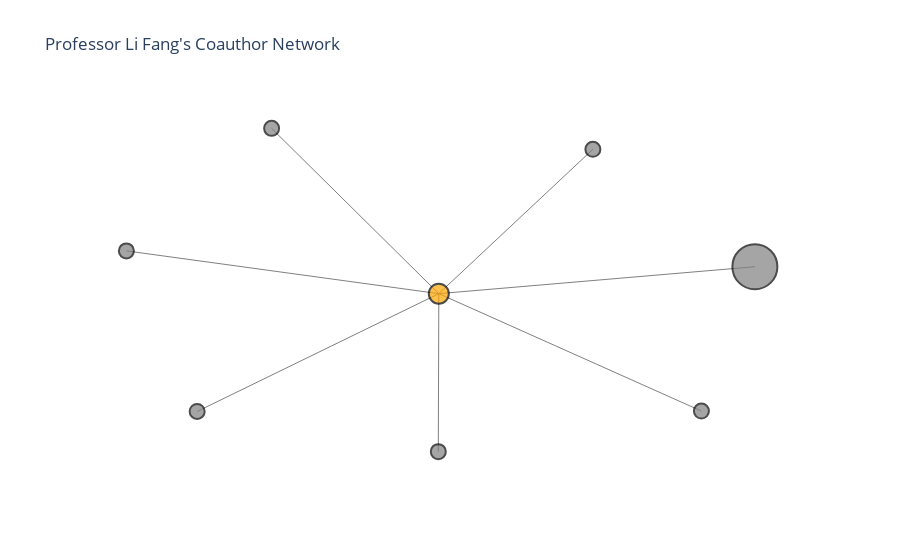

Notebook code for this chart:
### Code cell
import networkx as nx
import plotly.graph_objects as go

# Data
data = {
    'name': 'Li Fang',
    'coauthors': [
        {'coauthor_name': 'Maylor K. H. Leung', 'times': 7},
        {'coauthor_name': 'Xiaozhou Yu', 'times': 1},
        {'coauthor_name': 'Namisha Khanna', 'times': 1},
        {'coauthor_name': 'Purva Satija', 'times': 1},
        {'coauthor_name': 'Shirley Z. W. Tan', 'times': 1},
        {'coauthor_name': 'Chuan Liu', 'times': 1},
        {'coauthor_name': 'Cheng Shao Chian', 'times': 1}
    ]
}

# Create a directed graph
G = nx.DiGraph()

# Add nodes and edges
G.add_node(data['name'], size=20, color='orange')  # Professor node in orange
times_collaborated_total = 0

for coauthor in data['coauthors']:
    coauthor_name = coauthor['coauthor_name']
    times_collaborated = coauthor['times']
    times_collaborated_total += times_collaborated  # Accumulate total collaborations
    # Adjust node size based on times_collaborated
    node_size = 10 + 5 * times_collaborated
    G.add_node(coauthor_name, size=node_size, color='grey')  # Coauthor nodes in grey
    G.add_edge(data['name'], coauthor_name, times=times_collaborated)  # Add 'times' as an edge attribute

# Use a spring layout for a force-directed layout with shorter edges
pos = nx.spring_layout(G, seed=42, scale=2)

# Create node positions
node_x = []
node_y = []
node_sizes = []
node_colors = []
node_labels = []

for node, (x, y) in pos.items():
    node_x.append(x)
    node_y.append(y)
    node_sizes.append(G.nodes[node]['size'])
    node_colors.append(G.nodes[node]['color'])
    edge_data = G.get_edge_data(data['name'], node)  # Corrected access to edge attributes
    if edge_data is not None:
        times_collaborated = edge_data['times']
    else:
        times_collaborated = times_collaborated_total
    node_labels.append(f"{node}<br>Collaborations: {times_collaborated}")

# Create edge positions
edge_x = []
edge_y = []

for edge in G.edges():
    x0, y0 = pos[edge[0]]
    x1, y1 = pos[edge[1]]
    edge_x.append(x0)
    edge_x.append(x1)
    edge_x.append(None)
    edge_y.append(y0)
    edge_y.append(y1)
    edge_y.append(None)

# Create a Plotly figure
fig = go.Figure()

# Add edges
fig.add_trace(go.Scatter(
    x=edge_x, y=edge_y,
    line=dict(width=1, color='gray'),
    hoverinfo='none',
    mode='lines'))

# Add nodes
fig.add_trace(go.Scatter(
    x=node_x, y=node_y,
    mode='markers',
    text=node_labels,
    marker=dict(
        size=node_sizes,
        color=node_colors,
        line=dict(width=2, color='black'),  # Node border
    )))

# Set layout options
fig.update_layout(
    title='Professor Li Fang\'s Coauthor Network',
    showlegend=False,
    xaxis=dict(showgrid=False, showticklabels=False, zeroline=False),  # Remove axis
    yaxis=dict(showgrid=False, showticklabels=False, zeroline=False),  # Remove axis
    plot_bgcolor='rgba(0,0,0,0)'  # Remove background
)

# Show the plot
fig.show()

### Figure 1 — Plotly figure (JSON) as saved in the notebook; plotly's stock layout.template omitted (floating-point values rounded to 4 significant figures)
{"data": [{"hoverinfo": "none", "line": {"color": "gray", "width": 1}, "mode": "lines", "type": "scatter", "x": [-0.008618, 2, null, -0.008618, -1.545, null, -0.008618, -1.994, null, -0.008618, 0.9705, null, -0.008618, -1.071, null, -0.008618, 1.66, null, -0.008618, -0.01191, null], "y": [0.02064, 0.3429, null, 0.02064, -1.389, null, 0.02064, 0.5324, null, 0.02064, 1.748, null, 0.02064, 1.998, null, 0.02064, -1.384, null, 0.02064, -1.869, null]}, {"marker": {"color": ["orange", "grey", "grey", "grey", "grey", "grey", "grey", "grey"], "line": {"color": "black", "width": 2}, "size": [20, 45, 15, 15, 15, 15, 15, 15]}, "mode": "markers", "text": ["Li Fang<br>Collaborations: 13", "Maylor K. H. Leung<br>Collaborations: 7", "Xiaozhou Yu<br>Collaborations: 1", "Namisha Khanna<br>Collaborations: 1", "Purva Satija<br>Collaborations: 1", "Shirley Z. W. Tan<br>Collaborations: 1", "Chuan Liu<br>Collaborations: 1", "Cheng Shao Chian<br>Collaborations: 1"], "type": "scatter", "x": [-0.008618, 2, -1.545, -1.994, 0.9705, -1.071, 1.66, -0.01191], "y": [0.02064, 0.3429, -1.389, 0.5324, 1.748, 1.998, -1.384, -1.869]}], "layout": {"plot_bgcolor": "rgba(0,0,0,0)", "showlegend": false, "title": {"text": "Professor Li Fang's Coauthor Network"}, "xaxis": {"showgrid": false, "showticklabels": false, "zeroline": false}, "yaxis": {"showgrid": false, "showticklabels": false, "zeroline": false}}}
